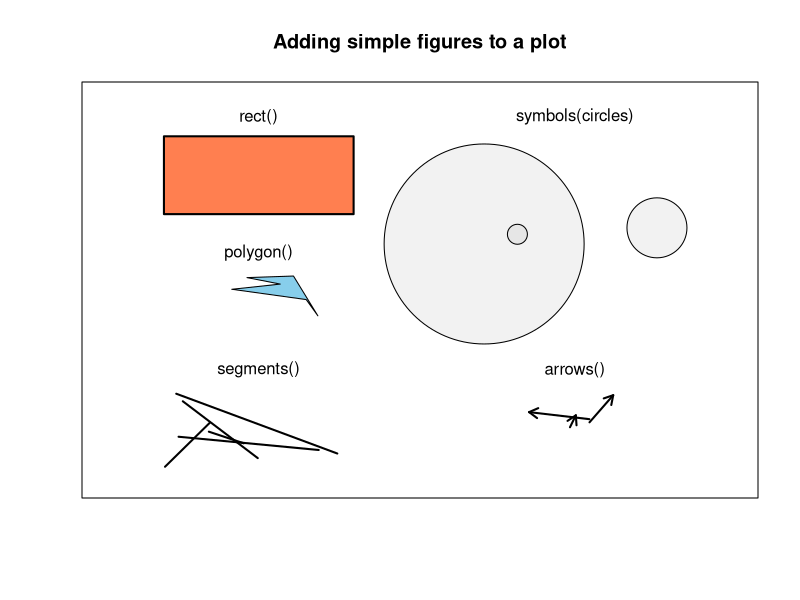

Write the R code that produced this figure.
plot(1, xlim = c(1, 100), ylim = c(1, 100),
     type = "n", xaxt = "n", yaxt = "n",
     ylab = "", xlab = "", main = "Adding simple figures to a plot")

text(25, 95, labels = "rect()")
rect(xleft = 10, ybottom = 70,
     xright = 40, ytop = 90, lwd = 2, col = "coral")

text(25, 60, labels = "polygon()")
polygon(x = runif(6, 15, 35),
        y = runif(6, 40, 55),
        col = "skyblue")

text(25, 30, labels = "segments()")
segments(x0 = runif(5, 10, 40),
         y0 = runif(5, 5, 25),
         x1 = runif(5, 10, 40),
         y1 = runif(5, 5, 25), 
         lwd = 2)

text(75, 95, labels = "symbols(circles)")
symbols(x = runif(3, 60, 90),
        y = runif(3, 60, 70),
        circles = c(1, .1, .3),
        add = TRUE, bg = gray(.5, .1))

text(75, 30, labels = "arrows()")
arrows(x0 = runif(3, 60, 90),
       y0 = runif(3, 10, 25),
       x1 = runif(3, 60, 90),
       y1 = runif(3, 10, 25),
       length = .1, lwd = 2)


